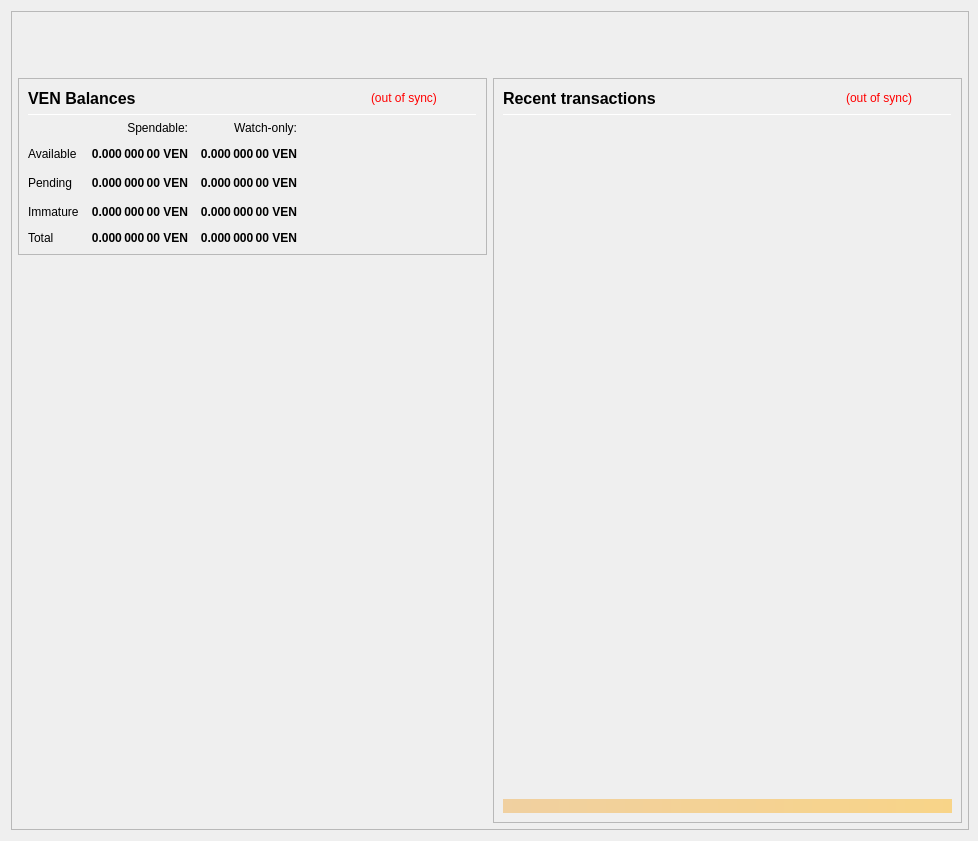
<?xml version="1.0" encoding="UTF-8"?>
<ui version="4.0">
 <class>OverviewPage</class>
 <widget class="QWidget" name="OverviewPage">
  <property name="geometry">
   <rect>
    <x>0</x>
    <y>0</y>
    <width>978</width>
    <height>841</height>
   </rect>
  </property>
  <property name="minimumSize">
   <size>
    <width>960</width>
    <height>682</height>
   </size>
  </property>
  <property name="font">
   <font>
    <weight>50</weight>
    <bold>false</bold>
   </font>
  </property>
  <property name="windowTitle">
   <string>Form</string>
  </property>
  <layout class="QVBoxLayout" name="topLayout" stretch="0">
   <property name="rightMargin">
    <number>9</number>
   </property>
   <item>
    <widget class="QFrame" name="frame_BG">
     <property name="minimumSize">
      <size>
       <width>850</width>
       <height>610</height>
      </size>
     </property>
     <property name="maximumSize">
      <size>
       <width>16777215</width>
       <height>16777215</height>
      </size>
     </property>
     <property name="frameShape">
      <enum>QFrame::StyledPanel</enum>
     </property>
     <property name="frameShadow">
      <enum>QFrame::Raised</enum>
     </property>
     <layout class="QVBoxLayout" name="verticalLayout_3" stretch="0">
      <property name="leftMargin">
       <number>0</number>
      </property>
      <property name="topMargin">
       <number>0</number>
      </property>
      <property name="rightMargin">
       <number>0</number>
      </property>
      <property name="bottomMargin">
       <number>6</number>
      </property>
      <item>
       <layout class="QVBoxLayout" name="verticalLayout_Master" stretch="0,1">
        <property name="leftMargin">
         <number>0</number>
        </property>
        <property name="topMargin">
         <number>0</number>
        </property>
        <property name="rightMargin">
         <number>0</number>
        </property>
        <property name="bottomMargin">
         <number>0</number>
        </property>
        <item>
         <widget class="QFrame" name="frame_Header">
          <layout class="QVBoxLayout" name="verticalLayout_Header" stretch="0">
           <property name="leftMargin">
            <number>0</number>
           </property>
           <property name="topMargin">
            <number>0</number>
           </property>
           <property name="rightMargin">
            <number>0</number>
           </property>
           <property name="bottomMargin">
            <number>0</number>
           </property>
           <item>
            <layout class="QHBoxLayout" name="horizontalLayout_Header" stretch="1,0">
             <property name="spacing">
              <number>6</number>
             </property>
             <item>
              <spacer name="horizontalSpacer_Header">
               <property name="orientation">
                <enum>Qt::Horizontal</enum>
               </property>
               <property name="sizeHint" stdset="0">
                <size>
                 <width>40</width>
                 <height>20</height>
                </size>
               </property>
              </spacer>
             </item>
             <item>
              <widget class="QLabel" name="labelOverviewHeaderRight">
               <property name="minimumSize">
                <size>
                 <width>464</width>
                 <height>60</height>
                </size>
               </property>
               <property name="maximumSize">
                <size>
                 <width>16777215</width>
                 <height>60</height>
                </size>
               </property>
               <property name="font">
                <font>
                 <pointsize>14</pointsize>
                </font>
               </property>
               <property name="text">
                <string/>
               </property>
               <property name="alignment">
                <set>Qt::AlignRight|Qt::AlignTrailing|Qt::AlignVCenter</set>
               </property>
              </widget>
             </item>
            </layout>
           </item>
          </layout>
         </widget>
        </item>
        <item>
         <widget class="QFrame" name="frame_Content">
          <layout class="QVBoxLayout" name="verticalLayout_Content">
           <property name="leftMargin">
            <number>6</number>
           </property>
           <property name="topMargin">
            <number>0</number>
           </property>
           <property name="rightMargin">
            <number>6</number>
           </property>
           <property name="bottomMargin">
            <number>0</number>
           </property>
           <item>
            <layout class="QHBoxLayout" name="horizontalLayout_Content" stretch="1,1">
             <property name="spacing">
              <number>6</number>
             </property>
             <item>
              <layout class="QVBoxLayout" name="verticalLayout_left" stretch="0,0">
               <item>
                <widget class="QFrame" name="frameBalances">
                 <property name="frameShape">
                  <enum>QFrame::StyledPanel</enum>
                 </property>
                 <property name="frameShadow">
                  <enum>QFrame::Raised</enum>
                 </property>
                 <layout class="QVBoxLayout" name="verticalLayout_4">
                  <item>
                   <layout class="QHBoxLayout" name="hlBalancesHeader" stretch="2,0,0">
                    <property name="spacing">
                     <number>6</number>
                    </property>
                    <item>
                     <widget class="QLabel" name="labelBalances">
                      <property name="minimumSize">
                       <size>
                        <width>0</width>
                        <height>0</height>
                       </size>
                      </property>
                      <property name="font">
                       <font>
                        <pointsize>12</pointsize>
                        <weight>75</weight>
                        <bold>true</bold>
                       </font>
                      </property>
                      <property name="text">
                       <string>VEN Balances</string>
                      </property>
                     </widget>
                    </item>
                    <item>
                     <widget class="QLabel" name="labelWalletStatus">
                      <property name="cursor">
                       <cursorShape>WhatsThisCursor</cursorShape>
                      </property>
                      <property name="toolTip">
                       <string>The displayed information may be out of date. Your wallet automatically synchronizes with the VENTURE network after a connection is established, but this process has not completed yet.</string>
                      </property>
                      <property name="styleSheet">
                       <string notr="true">QLabel { color: red; }</string>
                      </property>
                      <property name="text">
                       <string notr="true">(out of sync)</string>
                      </property>
                      <property name="alignment">
                       <set>Qt::AlignLeading|Qt::AlignLeft|Qt::AlignVCenter</set>
                      </property>
                     </widget>
                    </item>
                    <item>
                     <spacer name="hsBalancesHeader">
                      <property name="orientation">
                       <enum>Qt::Horizontal</enum>
                      </property>
                      <property name="sizeHint" stdset="0">
                       <size>
                        <width>40</width>
                        <height>20</height>
                       </size>
                      </property>
                     </spacer>
                    </item>
                   </layout>
                  </item>
                  <item>
                   <widget class="Line" name="lineBalances">
                    <property name="minimumSize">
                     <size>
                      <width>0</width>
                      <height>1</height>
                     </size>
                    </property>
                    <property name="maximumSize">
                     <size>
                      <width>16777215</width>
                      <height>1</height>
                     </size>
                    </property>
                    <property name="orientation">
                     <enum>Qt::Horizontal</enum>
                    </property>
                   </widget>
                  </item>
                  <item>
                   <layout class="QGridLayout" name="gridLayout">
                    <property name="spacing">
                     <number>12</number>
                    </property>
                    <item row="2" column="2">
                     <widget class="QLabel" name="labelWatchPending">
                      <property name="font">
                       <font>
                        <weight>75</weight>
                        <bold>true</bold>
                       </font>
                      </property>
                      <property name="cursor">
                       <cursorShape>ArrowCursor</cursorShape>
                      </property>
                      <property name="toolTip">
                       <string>Unconfirmed transactions to watch-only addresses</string>
                      </property>
                      <property name="text">
                       <string notr="true">0.000 000 00 VEN</string>
                      </property>
                      <property name="alignment">
                       <set>Qt::AlignRight|Qt::AlignTrailing|Qt::AlignVCenter</set>
                      </property>
                      <property name="textInteractionFlags">
                       <set>Qt::NoTextInteraction</set>
                      </property>
                     </widget>
                    </item>
                    <item row="2" column="1">
                     <widget class="QLabel" name="labelUnconfirmed">
                      <property name="font">
                       <font>
                        <weight>75</weight>
                        <bold>true</bold>
                       </font>
                      </property>
                      <property name="cursor">
                       <cursorShape>ArrowCursor</cursorShape>
                      </property>
                      <property name="toolTip">
                       <string>Total of transactions that have yet to be confirmed, and do not yet count toward the spendable balance</string>
                      </property>
                      <property name="text">
                       <string notr="true">0.000 000 00 VEN</string>
                      </property>
                      <property name="alignment">
                       <set>Qt::AlignRight|Qt::AlignTrailing|Qt::AlignVCenter</set>
                      </property>
                      <property name="textInteractionFlags">
                       <set>Qt::NoTextInteraction</set>
                      </property>
                     </widget>
                    </item>
                    <item row="3" column="2">
                     <widget class="QLabel" name="labelWatchImmature">
                      <property name="font">
                       <font>
                        <weight>75</weight>
                        <bold>true</bold>
                       </font>
                      </property>
                      <property name="cursor">
                       <cursorShape>ArrowCursor</cursorShape>
                      </property>
                      <property name="toolTip">
                       <string>Staked or masternode rewards in watch-only addresses that has not yet matured</string>
                      </property>
                      <property name="text">
                       <string notr="true">0.000 000 00 VEN</string>
                      </property>
                      <property name="alignment">
                       <set>Qt::AlignRight|Qt::AlignTrailing|Qt::AlignVCenter</set>
                      </property>
                      <property name="textInteractionFlags">
                       <set>Qt::NoTextInteraction</set>
                      </property>
                     </widget>
                    </item>
                    <item row="4" column="0">
                     <widget class="QLabel" name="labelTotalText">
                      <property name="text">
                       <string>Total</string>
                      </property>
                      <property name="textInteractionFlags">
                       <set>Qt::NoTextInteraction</set>
                      </property>
                     </widget>
                    </item>
                    <item row="3" column="1">
                     <widget class="QLabel" name="labelImmature">
                      <property name="font">
                       <font>
                        <weight>75</weight>
                        <bold>true</bold>
                       </font>
                      </property>
                      <property name="cursor">
                       <cursorShape>ArrowCursor</cursorShape>
                      </property>
                      <property name="toolTip">
                       <string>Staked or masternode rewards that has not yet matured</string>
                      </property>
                      <property name="text">
                       <string notr="true">0.000 000 00 VEN</string>
                      </property>
                      <property name="alignment">
                       <set>Qt::AlignRight|Qt::AlignTrailing|Qt::AlignVCenter</set>
                      </property>
                      <property name="textInteractionFlags">
                       <set>Qt::NoTextInteraction</set>
                      </property>
                     </widget>
                    </item>
                    <item row="2" column="3">
                     <spacer name="hsBalances">
                      <property name="orientation">
                       <enum>Qt::Horizontal</enum>
                      </property>
                      <property name="sizeHint" stdset="0">
                       <size>
                        <width>40</width>
                        <height>20</height>
                       </size>
                      </property>
                     </spacer>
                    </item>
                    <item row="3" column="0">
                     <widget class="QLabel" name="labelImmatureText">
                      <property name="text">
                       <string>Immature</string>
                      </property>
                      <property name="textInteractionFlags">
                       <set>Qt::NoTextInteraction</set>
                      </property>
                     </widget>
                    </item>
                    <item row="4" column="1">
                     <widget class="QLabel" name="labelTotal">
                      <property name="font">
                       <font>
                        <weight>75</weight>
                        <bold>true</bold>
                       </font>
                      </property>
                      <property name="cursor">
                       <cursorShape>ArrowCursor</cursorShape>
                      </property>
                      <property name="toolTip">
                       <string>Your current total balance</string>
                      </property>
                      <property name="text">
                       <string notr="true">0.000 000 00 VEN</string>
                      </property>
                      <property name="alignment">
                       <set>Qt::AlignRight|Qt::AlignTrailing|Qt::AlignVCenter</set>
                      </property>
                      <property name="textInteractionFlags">
                       <set>Qt::NoTextInteraction</set>
                      </property>
                     </widget>
                    </item>
                    <item row="4" column="2">
                     <widget class="QLabel" name="labelWatchTotal">
                      <property name="font">
                       <font>
                        <weight>75</weight>
                        <bold>true</bold>
                       </font>
                      </property>
                      <property name="cursor">
                       <cursorShape>ArrowCursor</cursorShape>
                      </property>
                      <property name="toolTip">
                       <string>Current total balance in watch-only addresses</string>
                      </property>
                      <property name="text">
                       <string notr="true">0.000 000 00 VEN</string>
                      </property>
                      <property name="alignment">
                       <set>Qt::AlignRight|Qt::AlignTrailing|Qt::AlignVCenter</set>
                      </property>
                      <property name="textInteractionFlags">
                       <set>Qt::NoTextInteraction</set>
                      </property>
                     </widget>
                    </item>
                    <item row="0" column="2">
                     <widget class="QLabel" name="labelWatchonly">
                      <property name="text">
                       <string>Watch-only:</string>
                      </property>
                      <property name="alignment">
                       <set>Qt::AlignRight|Qt::AlignTrailing|Qt::AlignVCenter</set>
                      </property>
                     </widget>
                    </item>
                    <item row="1" column="0">
                     <widget class="QLabel" name="labelBalanceText">
                      <property name="text">
                       <string>Available</string>
                      </property>
                      <property name="textInteractionFlags">
                       <set>Qt::NoTextInteraction</set>
                      </property>
                     </widget>
                    </item>
                    <item row="1" column="1">
                     <widget class="QLabel" name="labelBalance">
                      <property name="font">
                       <font>
                        <weight>75</weight>
                        <bold>true</bold>
                       </font>
                      </property>
                      <property name="cursor">
                       <cursorShape>ArrowCursor</cursorShape>
                      </property>
                      <property name="toolTip">
                       <string>Your current spendable balance</string>
                      </property>
                      <property name="text">
                       <string notr="true">0.000 000 00 VEN</string>
                      </property>
                      <property name="alignment">
                       <set>Qt::AlignRight|Qt::AlignTrailing|Qt::AlignVCenter</set>
                      </property>
                      <property name="textInteractionFlags">
                       <set>Qt::NoTextInteraction</set>
                      </property>
                     </widget>
                    </item>
                    <item row="1" column="2">
                     <widget class="QLabel" name="labelWatchAvailable">
                      <property name="font">
                       <font>
                        <weight>75</weight>
                        <bold>true</bold>
                       </font>
                      </property>
                      <property name="cursor">
                       <cursorShape>ArrowCursor</cursorShape>
                      </property>
                      <property name="toolTip">
                       <string>Your current balance in watch-only addresses</string>
                      </property>
                      <property name="text">
                       <string notr="true">0.000 000 00 VEN</string>
                      </property>
                      <property name="alignment">
                       <set>Qt::AlignRight|Qt::AlignTrailing|Qt::AlignVCenter</set>
                      </property>
                      <property name="textInteractionFlags">
                       <set>Qt::NoTextInteraction</set>
                      </property>
                     </widget>
                    </item>
                    <item row="2" column="0">
                     <widget class="QLabel" name="labelPendingText">
                      <property name="text">
                       <string>Pending</string>
                      </property>
                      <property name="textInteractionFlags">
                       <set>Qt::NoTextInteraction</set>
                      </property>
                     </widget>
                    </item>
                    <item row="0" column="1">
                     <widget class="QLabel" name="labelSpendable">
                      <property name="text">
                       <string>Spendable:</string>
                      </property>
                      <property name="alignment">
                       <set>Qt::AlignRight|Qt::AlignTrailing|Qt::AlignVCenter</set>
                      </property>
                     </widget>
                    </item>
                   </layout>
                  </item>
                 </layout>
                </widget>
               </item>
               <item>
                <spacer name="verticalSpacer">
                 <property name="orientation">
                  <enum>Qt::Vertical</enum>
                 </property>
                 <property name="sizeHint" stdset="0">
                  <size>
                   <width>20</width>
                   <height>40</height>
                  </size>
                 </property>
                </spacer>
               </item>
              </layout>
             </item>
             <item>
              <layout class="QVBoxLayout" name="verticalLayout_right" stretch="1">
               <item>
                <widget class="QFrame" name="frame_RecentTransactions">
                 <property name="minimumSize">
                  <size>
                   <width>0</width>
                   <height>0</height>
                  </size>
                 </property>
                 <property name="frameShape">
                  <enum>QFrame::StyledPanel</enum>
                 </property>
                 <property name="frameShadow">
                  <enum>QFrame::Raised</enum>
                 </property>
                 <layout class="QVBoxLayout" name="verticalLayout_1" stretch="0,0,0,0,0">
                  <item>
                   <layout class="QHBoxLayout" name="horizontalLayout_2" stretch="2,0,0">
                    <property name="spacing">
                     <number>3</number>
                    </property>
                    <item>
                     <widget class="QLabel" name="label_4">
                      <property name="minimumSize">
                       <size>
                        <width>0</width>
                        <height>20</height>
                       </size>
                      </property>
                      <property name="font">
                       <font>
                        <pointsize>12</pointsize>
                        <weight>75</weight>
                        <bold>true</bold>
                       </font>
                      </property>
                      <property name="text">
                       <string>Recent transactions</string>
                      </property>
                     </widget>
                    </item>
                    <item>
                     <widget class="QLabel" name="labelTransactionsStatus">
                      <property name="cursor">
                       <cursorShape>WhatsThisCursor</cursorShape>
                      </property>
                      <property name="toolTip">
                       <string>The displayed information may be out of date. Your wallet automatically synchronizes with the VENTURE network after a connection is established, but this process has not completed yet.</string>
                      </property>
                      <property name="styleSheet">
                       <string notr="true">QLabel { color: red; }</string>
                      </property>
                      <property name="text">
                       <string notr="true">(out of sync)</string>
                      </property>
                      <property name="alignment">
                       <set>Qt::AlignRight|Qt::AlignTrailing|Qt::AlignVCenter</set>
                      </property>
                     </widget>
                    </item>
                    <item>
                     <spacer name="horizontalSpacer">
                      <property name="orientation">
                       <enum>Qt::Horizontal</enum>
                      </property>
                      <property name="sizeHint" stdset="0">
                       <size>
                        <width>40</width>
                        <height>20</height>
                       </size>
                      </property>
                     </spacer>
                    </item>
                   </layout>
                  </item>
                  <item>
                   <widget class="Line" name="line">
                    <property name="minimumSize">
                     <size>
                      <width>0</width>
                      <height>1</height>
                     </size>
                    </property>
                    <property name="maximumSize">
                     <size>
                      <width>16777215</width>
                      <height>1</height>
                     </size>
                    </property>
                    <property name="orientation">
                     <enum>Qt::Horizontal</enum>
                    </property>
                   </widget>
                  </item>
                  <item>
                   <widget class="QListView" name="listTransactions">
                    <property name="minimumSize">
                     <size>
                      <width>0</width>
                      <height>0</height>
                     </size>
                    </property>
                    <property name="styleSheet">
                     <string notr="true">QListView { background: transparent; }</string>
                    </property>
                    <property name="frameShape">
                     <enum>QFrame::NoFrame</enum>
                    </property>
                    <property name="verticalScrollBarPolicy">
                     <enum>Qt::ScrollBarAlwaysOff</enum>
                    </property>
                    <property name="horizontalScrollBarPolicy">
                     <enum>Qt::ScrollBarAlwaysOff</enum>
                    </property>
                    <property name="selectionMode">
                     <enum>QAbstractItemView::NoSelection</enum>
                    </property>
                   </widget>
                  </item>
                  <item>
                   <spacer name="verticalSpacer_2">
                    <property name="orientation">
                     <enum>Qt::Vertical</enum>
                    </property>
                    <property name="sizeType">
                     <enum>QSizePolicy::Expanding</enum>
                    </property>
                    <property name="sizeHint" stdset="0">
                     <size>
                      <width>20</width>
                      <height>40</height>
                     </size>
                    </property>
                   </spacer>
                  </item>
                  <item>
                   <widget class="QLabel" name="labelAlerts">
                    <property name="maximumSize">
                     <size>
                      <width>16777215</width>
                      <height>16777215</height>
                     </size>
                    </property>
                    <property name="styleSheet">
                     <string notr="true">background-color: qlineargradient(x1: 0, y1: 0, x2: 1, y2: 0, stop:0 #F0D0A0, stop:1 #F8D488); color:#000000;</string>
                    </property>
                    <property name="text">
                     <string/>
                    </property>
                    <property name="wordWrap">
                     <bool>true</bool>
                    </property>
                    <property name="margin">
                     <number>3</number>
                    </property>
                   </widget>
                  </item>
                 </layout>
                </widget>
               </item>
              </layout>
             </item>
            </layout>
           </item>
          </layout>
         </widget>
        </item>
       </layout>
      </item>
     </layout>
    </widget>
   </item>
  </layout>
 </widget>
 <resources/>
 <connections/>
</ui>
